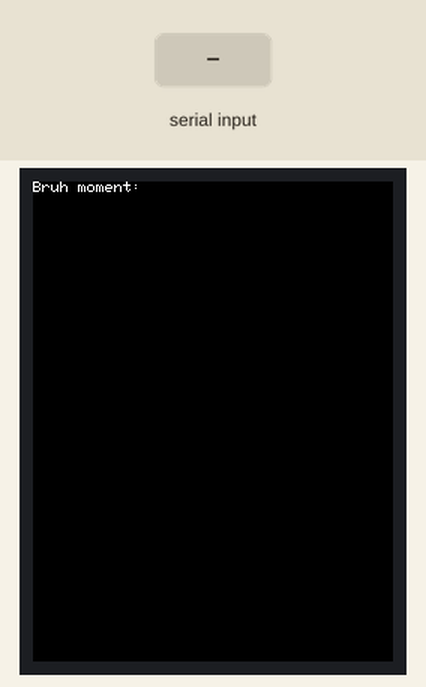
Recording of a sketch running on a simulated Arduino Uno, built with avr-gcc and run on an emulated ATmega328P. Shown: 240×320 colour display. The test bench sets the inputs (shaded band).

Above: at 1.4 s.
1.5 s: "1" received over Serial
At 2.8 s:
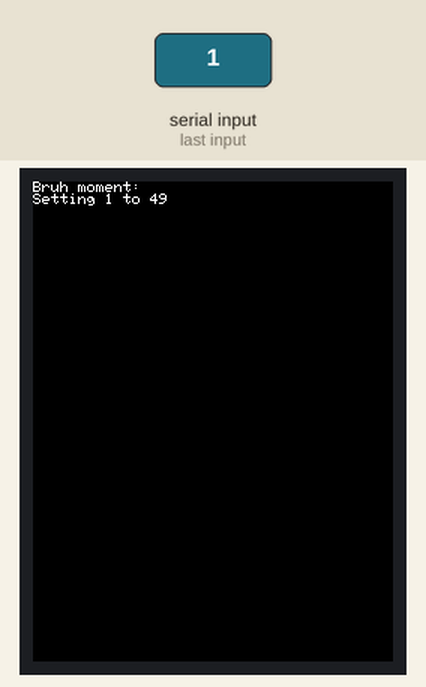
4.0 s: "0" received over Serial
At 5.9 s:
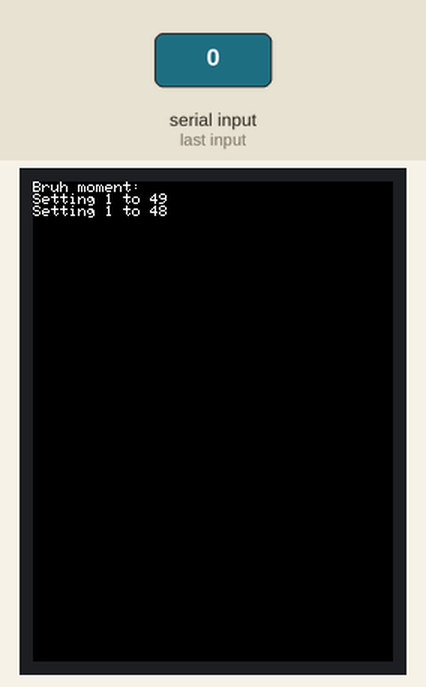
6.5 s: "2" received over Serial
At 7.8 s:
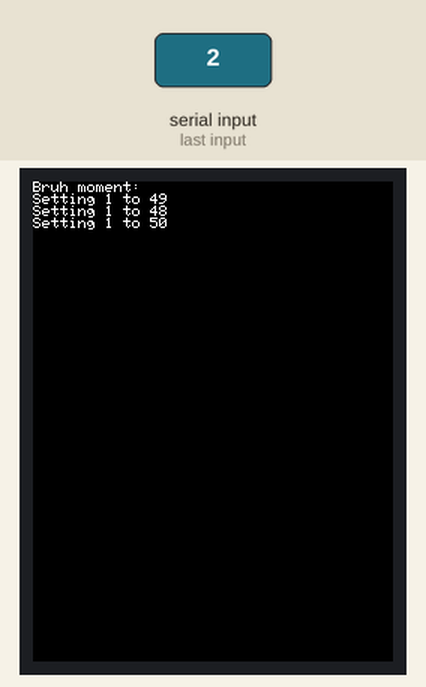
Timing chart, 0 to 9.5 s (numbered marks = the images above; inputs shaded):
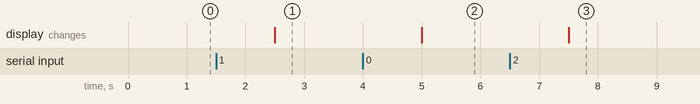

Measured:
- after the input at 1.5 s, the display: changes after 1.0 s (image 1)
- after the input at 4.0 s, the display: changes after 1.0 s (image 2)
- after the input at 6.5 s, the display: changes after 1.0 s (image 3)

The sketch:

serialdebugger.ino
```cpp
/*
 * This thing writes the received data from the serial input onto a tft lcd thing (cause I have no dmx fixtures at home)
 */


#include <Adafruit_GFX.h>    // Core graphics library
#include <Adafruit_TFTLCD.h> // Hardware-specific library

#define LCD_CS A3
#define LCD_CD A2
#define LCD_WR A1
#define LCD_RD A0
// optional
#define LCD_RESET A4


#define  BLACK   0x0000


Adafruit_TFTLCD tft(LCD_CS, LCD_CD, LCD_WR, LCD_RD, LCD_RESET);

int i = 0;

void setup() {
  // put your setup code here, to run once:
  tft.reset();
  tft.begin(tft.readID());
  tft.fillScreen(BLACK);
  tft.println("Bruh moment:");
  Serial.setTimeout(1000);
  Serial.begin(115200);
}

byte incomingByte[512];

void loop() {
  if (Serial.available() > 0) {
    // read the incoming byte:
    Serial.readBytesUntil(90,incomingByte, 512);

    for (int e = 0; e<512; e++)
    {
      if (incomingByte[e]!=0)
      {
         tft.println("Setting " + String(e+1) + " to " + String(incomingByte[e]));
         i++;
      }
    }


    if (i>60)
    {
      tft.setCursor(0,0);
      i = 0;
      tft.fillScreen(BLACK);
    }
  }
}
```
